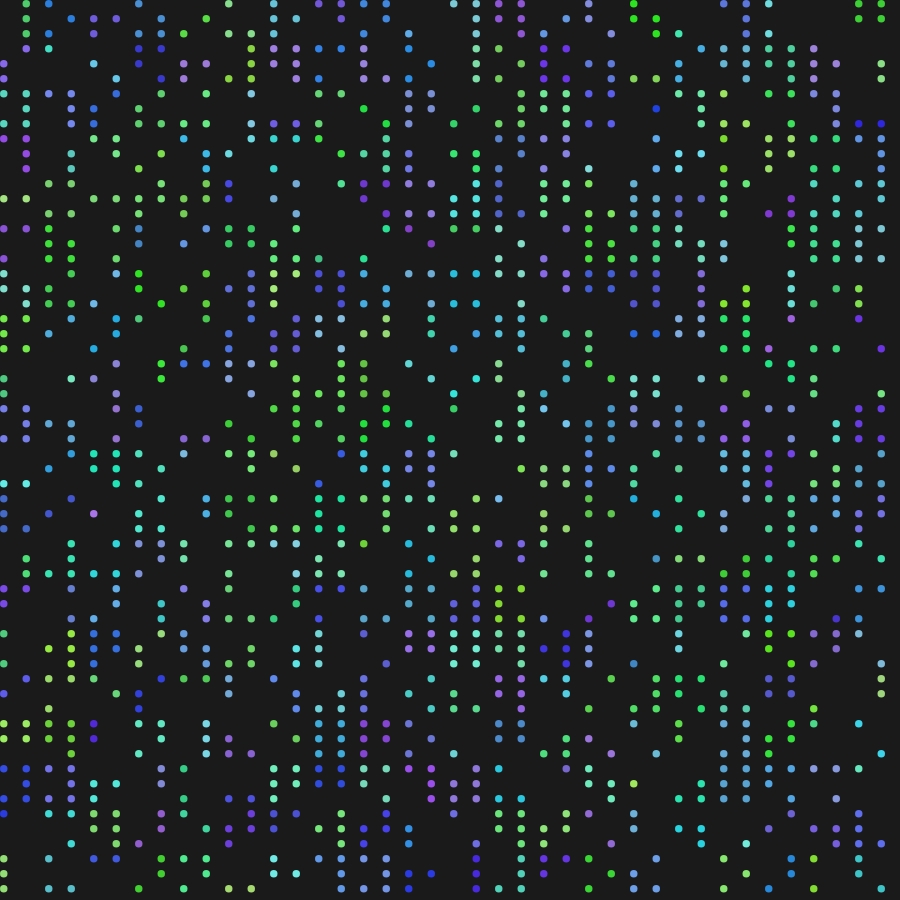
Frame 1 (no input)
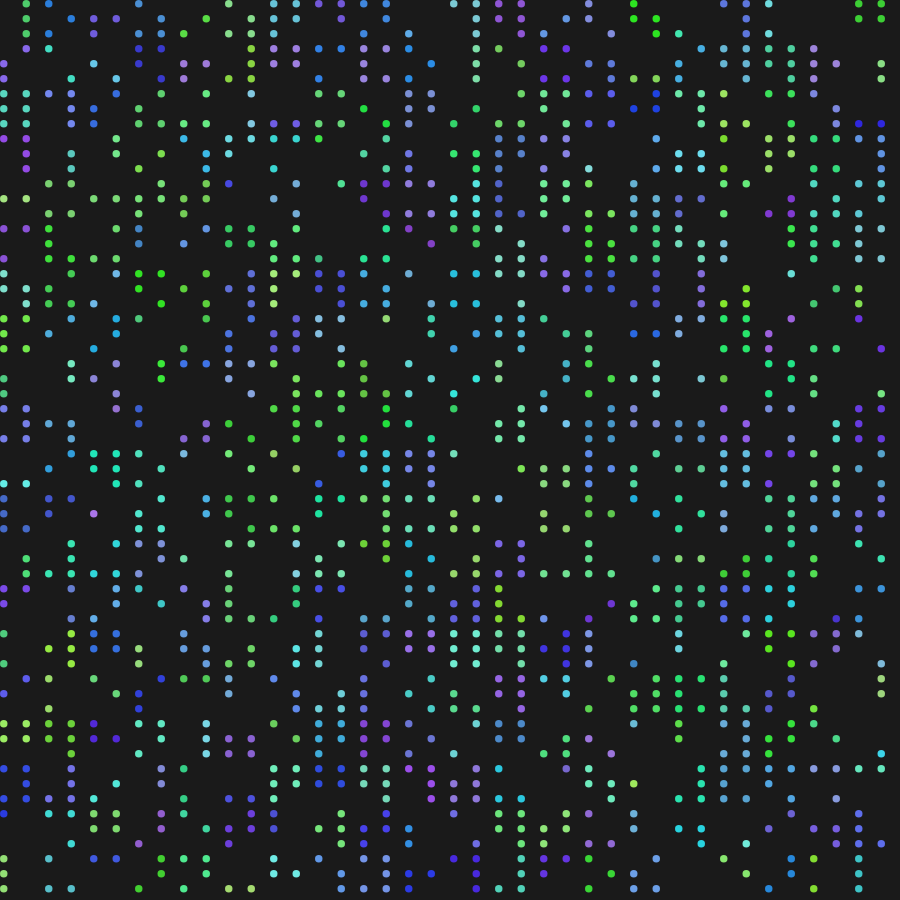
Frame 60 (no input)
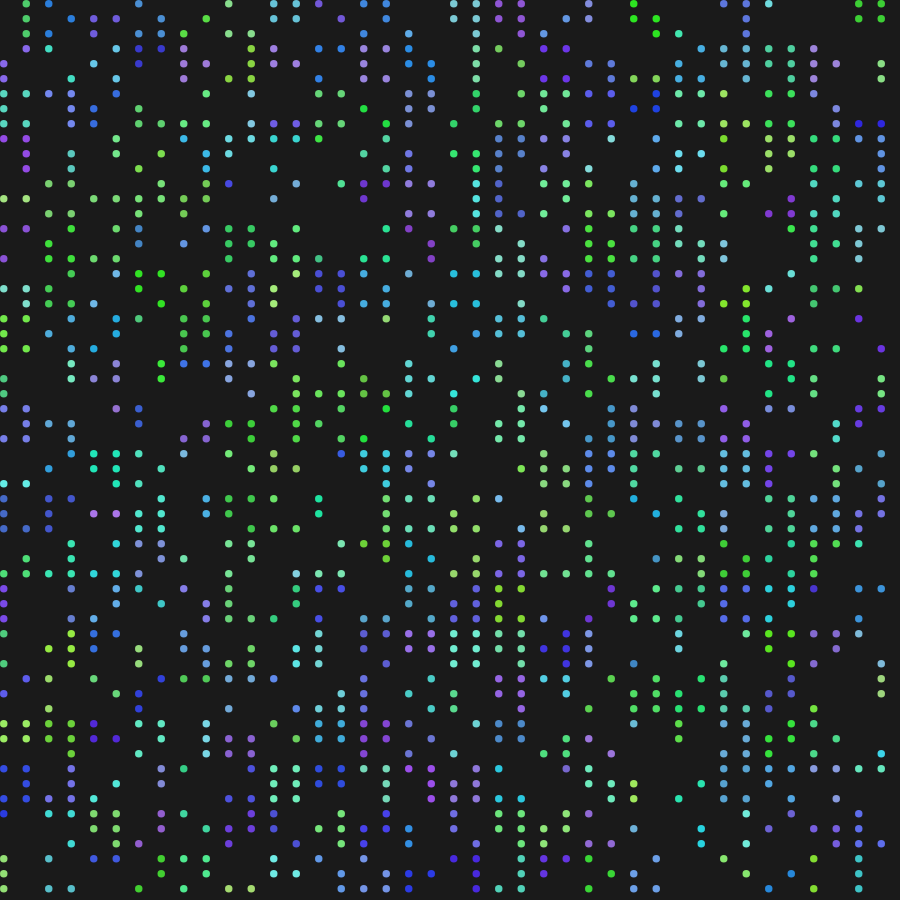
Frame 120 (the mouse pressed at the canvas centre since frame 60)

The p5.js sketch that drew these frames (run headless with seeded random() and noise() and a simulated clock; from frame 60 on, the mouse is pressed at the canvas centre):

// p5.js sketch
// ── sketch.js
const DIM = 20
let w
let para = []

function setup() {
    createCanvas(min(windowWidth, windowHeight) * .9, min(windowWidth, windowHeight) * .9);
    colorMode(HSL)
    w = width / DIM

    for (let j = 0; j < DIM; j++) {
        for (let i = 0; i < DIM; i++) {
            const x = w * i
            const y = w * j
            para.push(new Cell(x, y, w, w))
        }
    }
    noStroke()
}

function draw() {
    background(10);
    for (let cell of para) {
        cell.render()
        if (random() < .01) {
            cell.update()
        }
    }

}
// ── Cell.js
function r10(){
    return random([1, 0])
}

class Cell {
    constructor(x, y, w, h) {
        this.dots = [
            [r10(), r10()],
            [r10(), r10()],
            [r10(), r10()]
        ]


        this.x = x
        this.y = y
        this.w = w
        this.h = h

        this.col = color(random(90, 270), random(50, 80), random(50, 70))
    }

    render() {
        push()
        translate(this.x, this.y)
        ellipseMode(CORNER)
        for (let j = 0; j < this.dots.length; j++) {
            for (let i = 0; i < this.dots[j].length; i++) {
                if (this.dots[j][i] == 1) {
                    const x = this.w / this.dots[j].length * i
                    const y = this.h / this.dots.length * j
                    fill(this.col)
                    circle(x, y, w/6)
                }
            }
        }
        pop()
    }

    update(){
        let row = floor(random(this.dots.length))
        let col = floor(random(this.dots[0].length))
        this.dots[row][col] = r10()
    }
}
